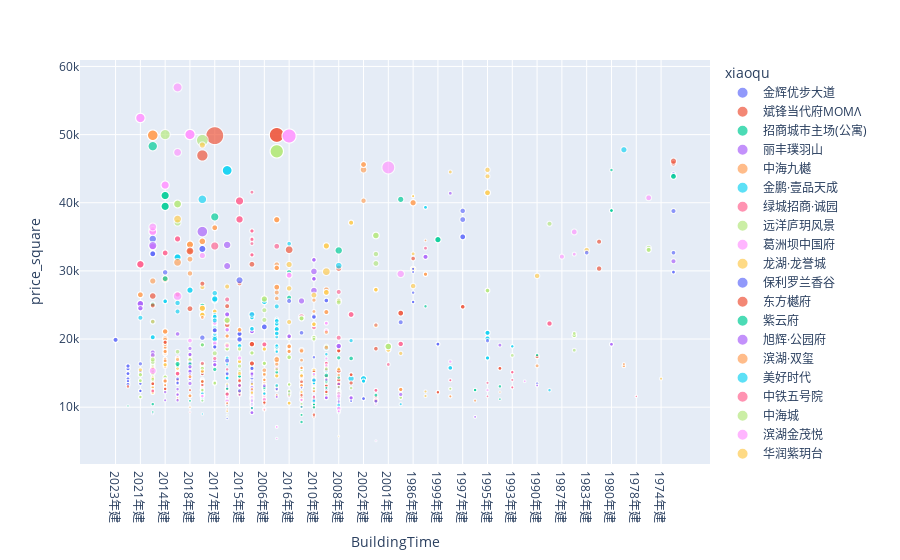

The notebook cell saved with this chart:
### Code cell
fig = px.scatter(pd_df.sort_values(by="BuildingTime",ascending=False),x='BuildingTime',y='price_square',
                     color='xiaoqu',size='price_total'
                    )
fig.show()
